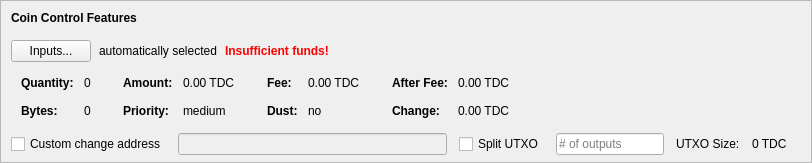
    <widget class="QFrame" name="frameCoinControl">
     <property name="sizePolicy">
      <sizepolicy hsizetype="Expanding" vsizetype="Expanding">
       <horstretch>0</horstretch>
       <verstretch>0</verstretch>
      </sizepolicy>
     </property>
     <property name="maximumSize">
      <size>
       <width>16777215</width>
       <height>16777215</height>
      </size>
     </property>
     <property name="frameShape">
      <enum>QFrame::StyledPanel</enum>
     </property>
     <property name="frameShadow">
      <enum>QFrame::Sunken</enum>
     </property>
     <layout class="QVBoxLayout" name="verticalLayoutCoinControl2">
      <property name="spacing">
       <number>0</number>
      </property>
      <property name="leftMargin">
       <number>0</number>
      </property>
      <property name="topMargin">
       <number>0</number>
      </property>
      <property name="rightMargin">
       <number>0</number>
      </property>
      <property name="bottomMargin">
       <number>6</number>
      </property>
      <item>
       <layout class="QVBoxLayout" name="verticalLayoutCoinControl" stretch="0,0,0,0,1">
        <property name="spacing">
         <number>0</number>
        </property>
        <property name="leftMargin">
         <number>10</number>
        </property>
        <property name="topMargin">
         <number>10</number>
        </property>
        <item>
         <layout class="QHBoxLayout" name="horizontalLayoutCoinControl1">
          <property name="bottomMargin">
           <number>15</number>
          </property>
          <item>
           <widget class="QLabel" name="labelCoinControlFeatures">
            <property name="sizePolicy">
             <sizepolicy hsizetype="Preferred" vsizetype="Maximum">
              <horstretch>0</horstretch>
              <verstretch>0</verstretch>
             </sizepolicy>
            </property>
            <property name="font">
             <font>
              <weight>75</weight>
              <bold>true</bold>
             </font>
            </property>
            <property name="styleSheet">
             <string notr="true">font-weight:bold;</string>
            </property>
            <property name="text">
             <string>Coin Control Features</string>
            </property>
           </widget>
          </item>
         </layout>
        </item>
        <item>
         <layout class="QHBoxLayout" name="horizontalLayoutCoinControl2" stretch="0,0,0,0">
          <property name="spacing">
           <number>8</number>
          </property>
          <property name="bottomMargin">
           <number>10</number>
          </property>
          <item>
           <widget class="QPushButton" name="pushButtonCoinControl">
            <property name="styleSheet">
             <string notr="true"/>
            </property>
            <property name="text">
             <string>Inputs...</string>
            </property>
            <property name="autoDefault">
             <bool>false</bool>
            </property>
           </widget>
          </item>
          <item>
           <widget class="QLabel" name="labelCoinControlAutomaticallySelected">
            <property name="text">
             <string>automatically selected</string>
            </property>
            <property name="margin">
             <number>5</number>
            </property>
           </widget>
          </item>
          <item>
           <widget class="QLabel" name="labelCoinControlInsuffFunds">
            <property name="font">
             <font>
              <weight>75</weight>
              <bold>true</bold>
             </font>
            </property>
            <property name="styleSheet">
             <string notr="true">color:red;font-weight:bold;</string>
            </property>
            <property name="text">
             <string>Insufficient funds!</string>
            </property>
            <property name="margin">
             <number>5</number>
            </property>
           </widget>
          </item>
          <item>
           <spacer name="horizontalSpacerCoinControl">
            <property name="orientation">
             <enum>Qt::Horizontal</enum>
            </property>
            <property name="sizeHint" stdset="0">
             <size>
              <width>40</width>
              <height>1</height>
             </size>
            </property>
           </spacer>
          </item>
         </layout>
        </item>
        <item>
         <widget class="QWidget" name="widgetCoinControl" native="true">
          <property name="sizePolicy">
           <sizepolicy hsizetype="Preferred" vsizetype="Preferred">
            <horstretch>0</horstretch>
            <verstretch>0</verstretch>
           </sizepolicy>
          </property>
          <property name="minimumSize">
           <size>
            <width>0</width>
            <height>0</height>
           </size>
          </property>
          <property name="styleSheet">
           <string notr="true"/>
          </property>
          <layout class="QHBoxLayout" name="horizontalLayoutCoinControl5">
           <property name="leftMargin">
            <number>0</number>
           </property>
           <property name="topMargin">
            <number>0</number>
           </property>
           <property name="rightMargin">
            <number>0</number>
           </property>
           <property name="bottomMargin">
            <number>0</number>
           </property>
           <item>
            <layout class="QHBoxLayout" name="horizontalLayoutCoinControl3" stretch="0,0,0,1">
             <property name="spacing">
              <number>20</number>
             </property>
             <property name="topMargin">
              <number>0</number>
             </property>
             <property name="bottomMargin">
              <number>10</number>
             </property>
             <item>
              <layout class="QFormLayout" name="formLayoutCoinControl1">
               <property name="horizontalSpacing">
                <number>10</number>
               </property>
               <property name="verticalSpacing">
                <number>14</number>
               </property>
               <property name="leftMargin">
                <number>10</number>
               </property>
               <property name="topMargin">
                <number>4</number>
               </property>
               <property name="rightMargin">
                <number>6</number>
               </property>
               <item row="0" column="0">
                <widget class="QLabel" name="labelCoinControlQuantityText">
                 <property name="font">
                  <font>
                   <weight>75</weight>
                   <bold>true</bold>
                  </font>
                 </property>
                 <property name="text">
                  <string>Quantity:</string>
                 </property>
                 <property name="margin">
                  <number>0</number>
                 </property>
                </widget>
               </item>
               <item row="0" column="1">
                <widget class="QLabel" name="labelCoinControlQuantity">
                 <property name="cursor">
                  <cursorShape>IBeamCursor</cursorShape>
                 </property>
                 <property name="contextMenuPolicy">
                  <enum>Qt::ActionsContextMenu</enum>
                 </property>
                 <property name="text">
                  <string notr="true">0</string>
                 </property>
                 <property name="margin">
                  <number>0</number>
                 </property>
                 <property name="textInteractionFlags">
                  <set>Qt::LinksAccessibleByMouse|Qt::TextSelectableByKeyboard|Qt::TextSelectableByMouse</set>
                 </property>
                </widget>
               </item>
               <item row="1" column="0">
                <widget class="QLabel" name="labelCoinControlBytesText">
                 <property name="font">
                  <font>
                   <weight>75</weight>
                   <bold>true</bold>
                  </font>
                 </property>
                 <property name="text">
                  <string>Bytes:</string>
                 </property>
                </widget>
               </item>
               <item row="1" column="1">
                <widget class="QLabel" name="labelCoinControlBytes">
                 <property name="cursor">
                  <cursorShape>IBeamCursor</cursorShape>
                 </property>
                 <property name="contextMenuPolicy">
                  <enum>Qt::ActionsContextMenu</enum>
                 </property>
                 <property name="text">
                  <string notr="true">0</string>
                 </property>
                 <property name="textInteractionFlags">
                  <set>Qt::LinksAccessibleByMouse|Qt::TextSelectableByKeyboard|Qt::TextSelectableByMouse</set>
                 </property>
                </widget>
               </item>
              </layout>
             </item>
             <item>
              <layout class="QFormLayout" name="formLayoutCoinControl2">
               <property name="horizontalSpacing">
                <number>10</number>
               </property>
               <property name="verticalSpacing">
                <number>14</number>
               </property>
               <property name="leftMargin">
                <number>6</number>
               </property>
               <property name="topMargin">
                <number>4</number>
               </property>
               <property name="rightMargin">
                <number>6</number>
               </property>
               <item row="0" column="0">
                <widget class="QLabel" name="labelCoinControlAmountText">
                 <property name="font">
                  <font>
                   <weight>75</weight>
                   <bold>true</bold>
                  </font>
                 </property>
                 <property name="text">
                  <string>Amount:</string>
                 </property>
                 <property name="margin">
                  <number>0</number>
                 </property>
                </widget>
               </item>
               <item row="0" column="1">
                <widget class="QLabel" name="labelCoinControlAmount">
                 <property name="cursor">
                  <cursorShape>IBeamCursor</cursorShape>
                 </property>
                 <property name="contextMenuPolicy">
                  <enum>Qt::ActionsContextMenu</enum>
                 </property>
                 <property name="text">
                  <string notr="true">0.00 TDC</string>
                 </property>
                 <property name="textInteractionFlags">
                  <set>Qt::LinksAccessibleByMouse|Qt::TextSelectableByKeyboard|Qt::TextSelectableByMouse</set>
                 </property>
                </widget>
               </item>
               <item row="1" column="0">
                <widget class="QLabel" name="labelCoinControlPriorityText">
                 <property name="font">
                  <font>
                   <weight>75</weight>
                   <bold>true</bold>
                  </font>
                 </property>
                 <property name="text">
                  <string>Priority:</string>
                 </property>
                </widget>
               </item>
               <item row="1" column="1">
                <widget class="QLabel" name="labelCoinControlPriority">
                 <property name="cursor">
                  <cursorShape>IBeamCursor</cursorShape>
                 </property>
                 <property name="contextMenuPolicy">
                  <enum>Qt::ActionsContextMenu</enum>
                 </property>
                 <property name="text">
                  <string>medium</string>
                 </property>
                 <property name="textInteractionFlags">
                  <set>Qt::LinksAccessibleByMouse|Qt::TextSelectableByKeyboard|Qt::TextSelectableByMouse</set>
                 </property>
                </widget>
               </item>
              </layout>
             </item>
             <item>
              <layout class="QFormLayout" name="formLayoutCoinControl3">
               <property name="horizontalSpacing">
                <number>10</number>
               </property>
               <property name="verticalSpacing">
                <number>14</number>
               </property>
               <property name="leftMargin">
                <number>6</number>
               </property>
               <property name="topMargin">
                <number>4</number>
               </property>
               <property name="rightMargin">
                <number>6</number>
               </property>
               <item row="0" column="0">
                <widget class="QLabel" name="labelCoinControlFeeText">
                 <property name="font">
                  <font>
                   <weight>75</weight>
                   <bold>true</bold>
                  </font>
                 </property>
                 <property name="text">
                  <string>Fee:</string>
                 </property>
                 <property name="margin">
                  <number>0</number>
                 </property>
                </widget>
               </item>
               <item row="0" column="1">
                <widget class="QLabel" name="labelCoinControlFee">
                 <property name="cursor">
                  <cursorShape>IBeamCursor</cursorShape>
                 </property>
                 <property name="contextMenuPolicy">
                  <enum>Qt::ActionsContextMenu</enum>
                 </property>
                 <property name="text">
                  <string notr="true">0.00 TDC</string>
                 </property>
                 <property name="textInteractionFlags">
                  <set>Qt::LinksAccessibleByMouse|Qt::TextSelectableByKeyboard|Qt::TextSelectableByMouse</set>
                 </property>
                </widget>
               </item>
               <item row="1" column="0">
                <widget class="QLabel" name="labelCoinControlLowOutputText">
                 <property name="font">
                  <font>
                   <weight>75</weight>
                   <bold>true</bold>
                  </font>
                 </property>
                 <property name="text">
                  <string>Dust:</string>
                 </property>
                </widget>
               </item>
               <item row="1" column="1">
                <widget class="QLabel" name="labelCoinControlLowOutput">
                 <property name="cursor">
                  <cursorShape>IBeamCursor</cursorShape>
                 </property>
                 <property name="contextMenuPolicy">
                  <enum>Qt::ActionsContextMenu</enum>
                 </property>
                 <property name="text">
                  <string>no</string>
                 </property>
                 <property name="textInteractionFlags">
                  <set>Qt::LinksAccessibleByMouse|Qt::TextSelectableByKeyboard|Qt::TextSelectableByMouse</set>
                 </property>
                </widget>
               </item>
              </layout>
             </item>
             <item>
              <layout class="QFormLayout" name="formLayoutCoinControl4">
               <property name="horizontalSpacing">
                <number>10</number>
               </property>
               <property name="verticalSpacing">
                <number>14</number>
               </property>
               <property name="leftMargin">
                <number>6</number>
               </property>
               <property name="topMargin">
                <number>4</number>
               </property>
               <property name="rightMargin">
                <number>6</number>
               </property>
               <item row="0" column="0">
                <widget class="QLabel" name="labelCoinControlAfterFeeText">
                 <property name="font">
                  <font>
                   <weight>75</weight>
                   <bold>true</bold>
                  </font>
                 </property>
                 <property name="text">
                  <string>After Fee:</string>
                 </property>
                 <property name="margin">
                  <number>0</number>
                 </property>
                </widget>
               </item>
               <item row="0" column="1">
                <widget class="QLabel" name="labelCoinControlAfterFee">
                 <property name="cursor">
                  <cursorShape>IBeamCursor</cursorShape>
                 </property>
                 <property name="contextMenuPolicy">
                  <enum>Qt::ActionsContextMenu</enum>
                 </property>
                 <property name="text">
                  <string notr="true">0.00 TDC</string>
                 </property>
                 <property name="textInteractionFlags">
                  <set>Qt::LinksAccessibleByMouse|Qt::TextSelectableByKeyboard|Qt::TextSelectableByMouse</set>
                 </property>
                </widget>
               </item>
               <item row="1" column="0">
                <widget class="QLabel" name="labelCoinControlChangeText">
                 <property name="font">
                  <font>
                   <weight>75</weight>
                   <bold>true</bold>
                  </font>
                 </property>
                 <property name="text">
                  <string>Change:</string>
                 </property>
                </widget>
               </item>
               <item row="1" column="1">
                <widget class="QLabel" name="labelCoinControlChange">
                 <property name="cursor">
                  <cursorShape>IBeamCursor</cursorShape>
                 </property>
                 <property name="contextMenuPolicy">
                  <enum>Qt::ActionsContextMenu</enum>
                 </property>
                 <property name="text">
                  <string notr="true">0.00 TDC</string>
                 </property>
                 <property name="textInteractionFlags">
                  <set>Qt::LinksAccessibleByMouse|Qt::TextSelectableByKeyboard|Qt::TextSelectableByMouse</set>
                 </property>
                </widget>
               </item>
              </layout>
             </item>
            </layout>
           </item>
          </layout>
         </widget>
        </item>
        <item>
         <layout class="QHBoxLayout" name="horizontalLayoutCoinControl4" stretch="0,0,0,0,0,0,0">
          <property name="spacing">
           <number>12</number>
          </property>
          <property name="sizeConstraint">
           <enum>QLayout::SetDefaultConstraint</enum>
          </property>
          <property name="topMargin">
           <number>5</number>
          </property>
          <property name="rightMargin">
           <number>5</number>
          </property>
          <item>
           <widget class="QCheckBox" name="checkBoxCoinControlChange">
            <property name="toolTip">
             <string>If this is activated, but the change address is empty or invalid, change will be sent to a newly generated address.</string>
            </property>
            <property name="text">
             <string>Custom change address</string>
            </property>
           </widget>
          </item>
          <item>
           <widget class="QValidatedLineEdit" name="lineEditCoinControlChange">
            <property name="enabled">
             <bool>false</bool>
            </property>
            <property name="sizePolicy">
             <sizepolicy hsizetype="Expanding" vsizetype="Fixed">
              <horstretch>0</horstretch>
              <verstretch>0</verstretch>
             </sizepolicy>
            </property>
           </widget>
          </item>
          <item>
           <widget class="QCheckBox" name="splitBlockCheckBox">
            <property name="text">
             <string>Split UTXO</string>
            </property>
           </widget>
          </item>
          <item>
           <widget class="QLineEdit" name="splitBlockLineEdit">
            <property name="sizePolicy">
             <sizepolicy hsizetype="Fixed" vsizetype="Fixed">
              <horstretch>50</horstretch>
              <verstretch>0</verstretch>
             </sizepolicy>
            </property>
            <property name="placeholderText">
             <string># of outputs</string>
            </property>
           </widget>
          </item>
          <item>
           <widget class="QLabel" name="labelBlockSizeText">
            <property name="text">
             <string>UTXO Size:</string>
            </property>
           </widget>
          </item>
          <item>
           <widget class="QLabel" name="labelBlockSize">
            <property name="text">
             <string>0 TDC</string>
            </property>
           </widget>
          </item>
          <item>
           <widget class="QLabel" name="labelCoinControlChangeLabel">
            <property name="sizePolicy">
             <sizepolicy hsizetype="Preferred" vsizetype="Expanding">
              <horstretch>0</horstretch>
              <verstretch>0</verstretch>
             </sizepolicy>
            </property>
            <property name="minimumSize">
             <size>
              <width>0</width>
              <height>0</height>
             </size>
            </property>
            <property name="text">
             <string/>
            </property>
            <property name="margin">
             <number>3</number>
            </property>
           </widget>
          </item>
         </layout>
        </item>
        <item>
         <spacer name="verticalSpacerCoinControl">
          <property name="orientation">
           <enum>Qt::Vertical</enum>
          </property>
          <property name="sizeHint" stdset="0">
           <size>
            <width>800</width>
            <height>1</height>
           </size>
          </property>
         </spacer>
        </item>
       </layout>
      </item>
     </layout>
    </widget>
